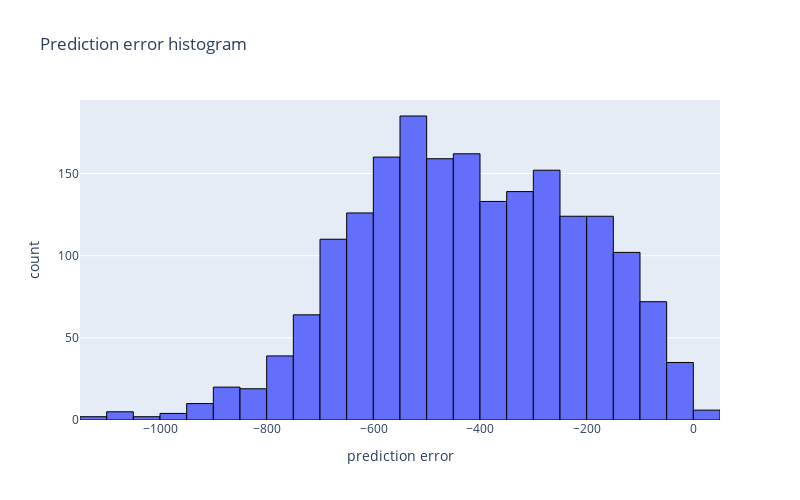

The code cell stored with this chart in its notebook:
### Code cell
fig = px.histogram(merged_df, x="prediction_error", nbins=max(merged_df["prediction_error"]), 
                   title="Prediction error histogram", 
                   labels={"prediction_error": "prediction error", "count": "Number of deliveries"})

fig.update_traces(marker=dict(line=dict(width=1, color='Black')))
fig.update_layout(width=800, height=500)
fig.show()

### Figure 1 — Plotly figure (JSON) as saved in the notebook; plotly's stock layout.template omitted (floating-point values rounded to 4 significant figures; data arrays with more than 128 entries replaced by an {"elided": "..."} marker saying what was removed)
{"data": [{"alignmentgroup": "True", "bingroup": "x", "hovertemplate": "prediction error=%{x}<br>count=%{y}<extra></extra>", "legendgroup": "", "marker": {"color": "#636efa", "line": {"color": "Black", "width": 1}, "pattern": {"shape": ""}}, "name": "", "nbinsx": 24, "offsetgroup": "", "orientation": "v", "showlegend": false, "type": "histogram", "x": {"elided": "1954 int values"}, "xaxis": "x", "yaxis": "y"}], "layout": {"barmode": "relative", "height": 500, "legend": {"tracegroupgap": 0}, "title": {"text": "Prediction error histogram"}, "width": 800, "xaxis": {"anchor": "y", "domain": [0, 1], "title": {"text": "prediction error"}}, "yaxis": {"anchor": "x", "domain": [0, 1], "title": {"text": "count"}}}}
